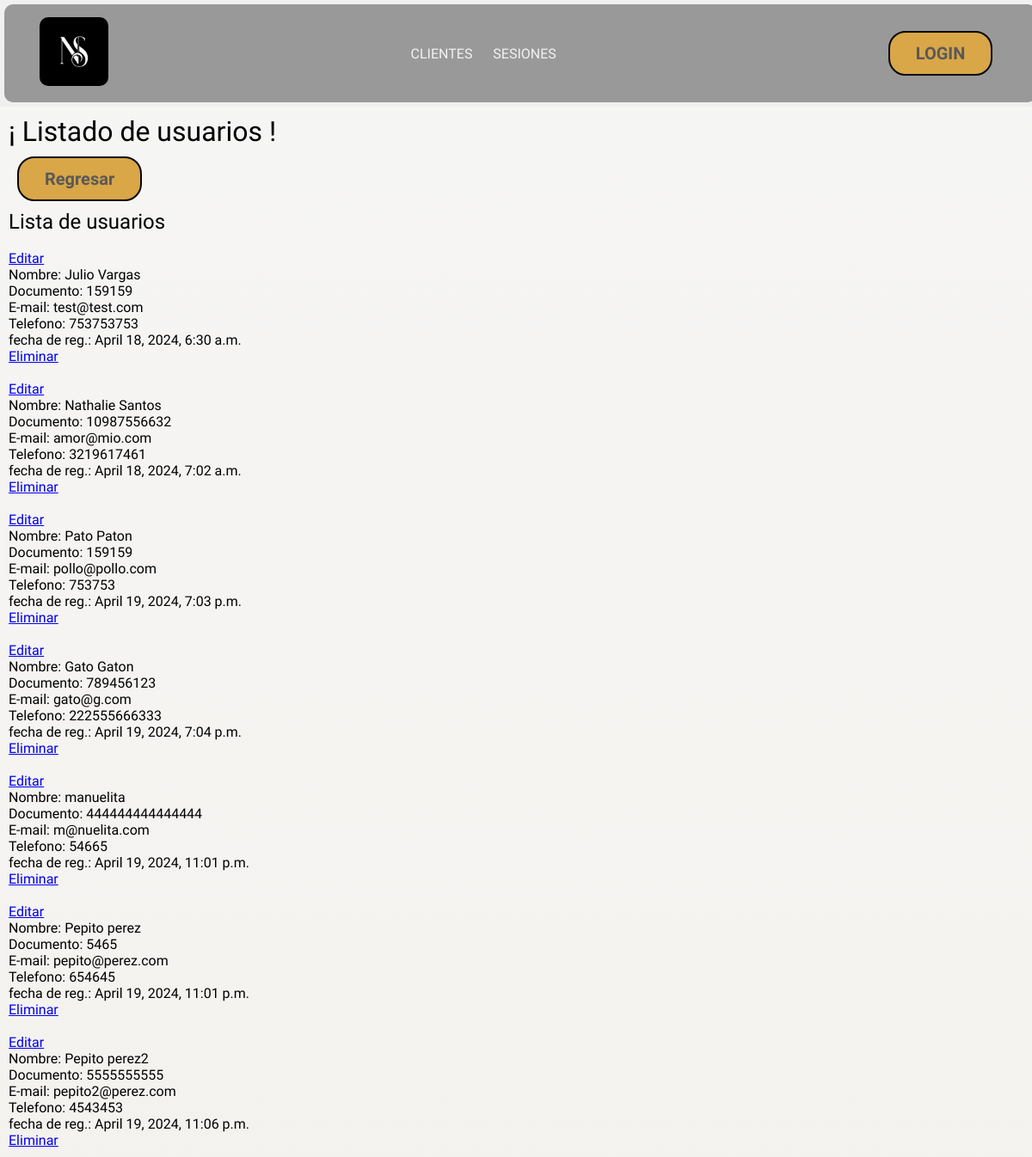
The app's page /formulario/lista_usuarios/, older data.
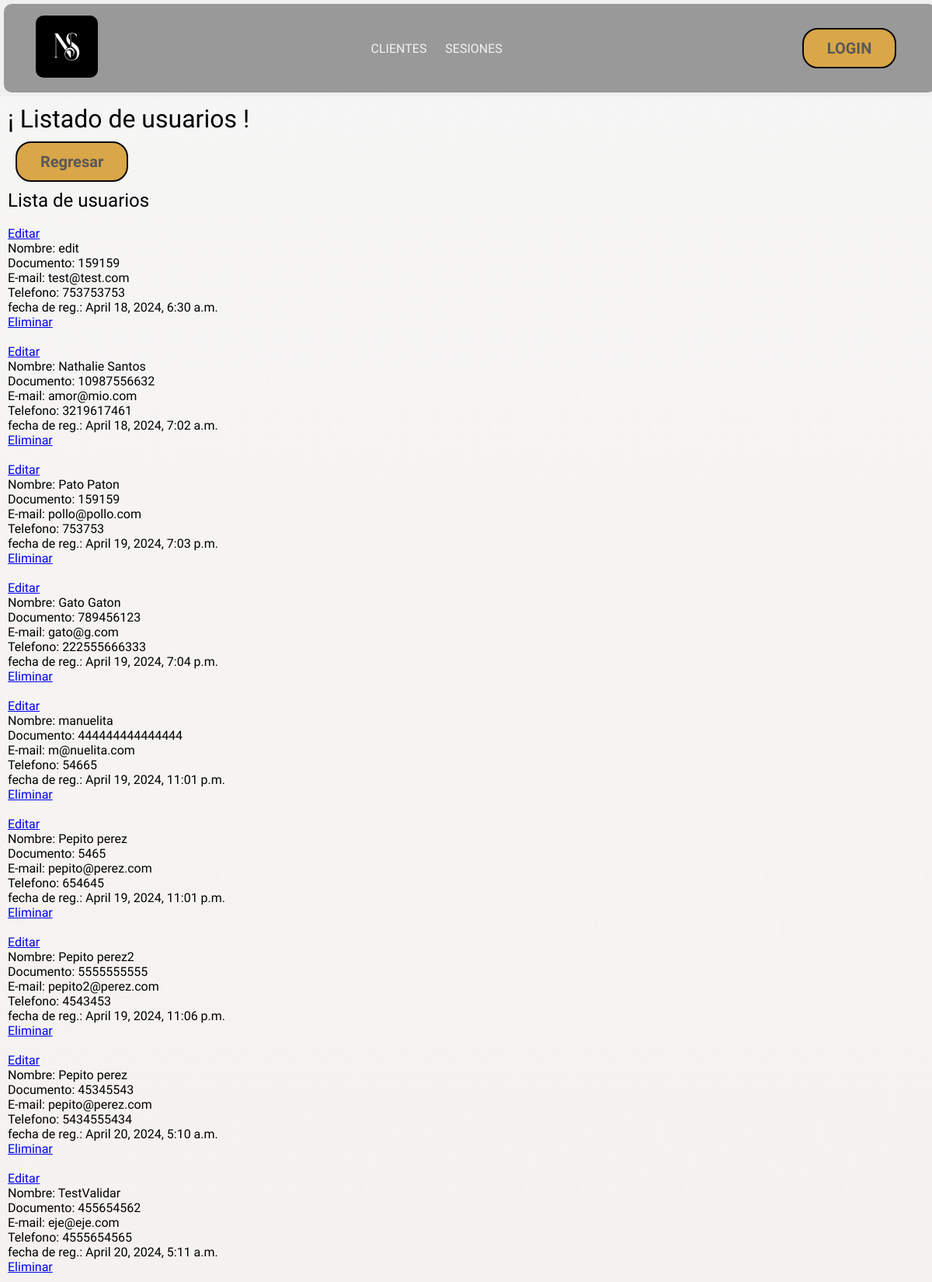
The same page, newer data.
### formulario/models.py (models this page shows, shortened)
class Usuario(models.Model):
  user_doc        = models.IntegerField(verbose_name='Numero de documento')
  user_name       = models.CharField(max_length=40, blank= False, null= False,verbose_name= 'Nombre')
  user_email      = models.EmailField(verbose_name='Correo electronico')
  user_phone      = models.IntegerField(verbose_name='Numero de teléfono')
  fecha_registro  = models.DateTimeField (verbose_name='Fecha de registro',auto_now_add=True)

### formulario/views.py (the view)
# urls.py: path("lista_usuarios/",         views.user_list,      name="lista_usuarios"),
def user_list(request):
  lista_usuarios = Usuario.objects.all()
  return render(request, '1.administrador/lista_usuarios.html', {
    'lista_usuarios': lista_usuarios
  })

### templates/1.administrador/lista_usuarios.html (shortened to what this page needs)
{% extends "layouts/app.html" %}
{% block content %}
<h1>¡ Listado de usuarios !</h1>
{% endblock content %}
{% block registrar %}
<form action="{% url "admin_users" %}">
  <button type="submit"> Regresar </button>
</form>
<h2> Lista de usuarios </h2>
<ul>
  {% for usuario in lista_usuarios %}
  <li>
    <br>
    <a href="{% url "editar_user" usuario.id %}"> Editar </a>
    <p>
      Nombre: {{usuario.user_name}} <br>
      Documento: {{usuario.user_doc}}<br>
      E-mail: {{usuario.user_email}}<br>
      Telefono: {{usuario.user_phone}}<br>
      fecha de reg.: {{usuario.fecha_registro}}<br>
    </p>
    <a href="{% url "delete_user" usuario.id %}"> Eliminar </a>
  </li>
  {% endfor %}
</ul>
{% endblock registrar %}

Row changes from the older to the newer data that the page shows:
changed Usuario "test@test.com": user_name "Julio Vargas" → "edit"
added Usuario: user_name "Pepito perez", user_doc "45345543", user_email "pepito@perez.com", user_phone "5434555434", fecha_registro "April 20, 2024, 5:10 a.m."
added Usuario: user_name "TestValidar", user_doc "455654562", user_email "eje@eje.com", user_phone "4555654565", fecha_registro "April 20, 2024, 5:11 a.m."
